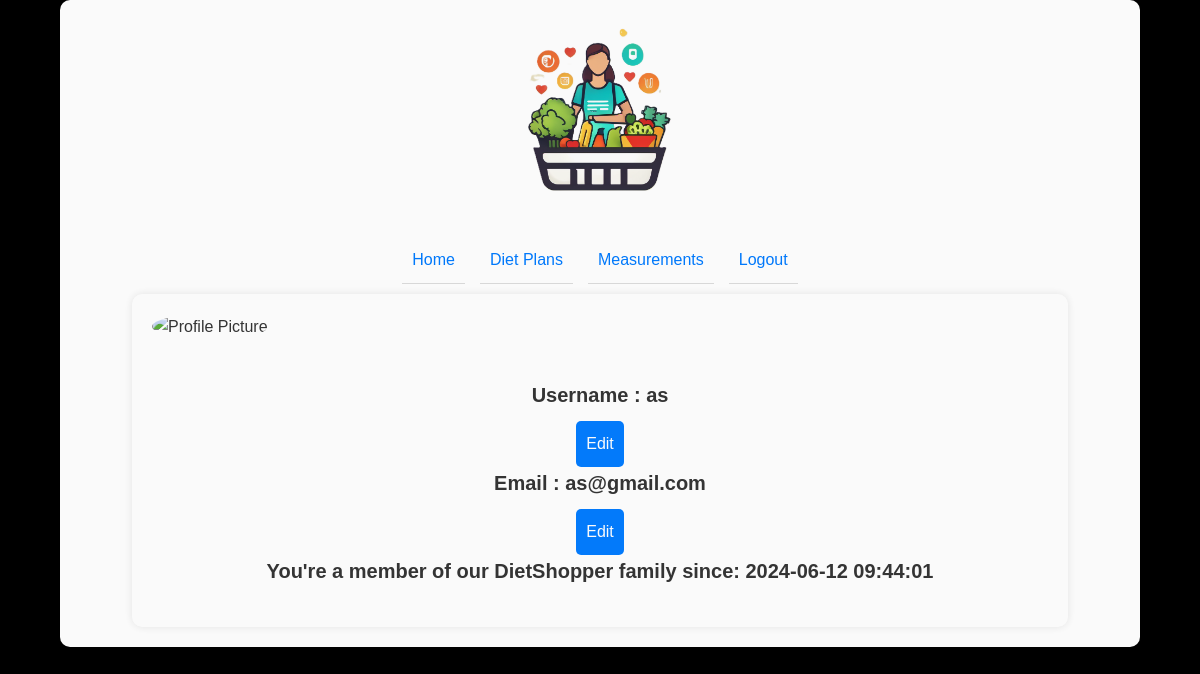
The page /my-profile (signed in) on the database its author committed.
### app/models.py (models this page shows)
class Users(db.Model):
    __tablename__ = 'Users'
    user_id = db.Column(db.Integer, primary_key=True)
    username = db.Column(db.String(80), unique=True, nullable=False)
    email = db.Column(db.String(255), unique=True, nullable=False)
    password = db.Column(db.String(120), nullable=False)
    created_at = db.Column(db.DateTime, default=func.now())

### app/routes.py (the view)
@main.route("/my-profile", methods=['GET'])
@login_required
def my_profile():
    userid = session["user_id"]
    current_user = Users.query.filter_by(user_id=userid).first()
    if current_user:
        return render_template("my_profile.html", username=current_user.username, email=current_user.email, created=current_user.created_at)
    else:
        flash("User not found", "error")
        return redirect(url_for('main.index'))

### app/helpers.py (called while the page is built)
def login_required(f):
    from functools import wraps
    @wraps(f)
    def decorated_function(*args, **kwargs):
        if 'user_id' not in session:
            return redirect(url_for('main.login', next=request.url))
        return f(*args, **kwargs)
    return decorated_function

### app/templates/my_profile.html (shortened to what this page needs)
{% extends "base.html" %}
{% block content %}
    <div class="container">
        <div class="profile-header">
            <img src="{{ url_for('static', filename='profile_picture.jpg') }}" alt="Profile Picture">
        </div>
        <div class="profile-details">
            {% if username %}
                <h4> Username : {{ username }}</h4>
                <a href="{{ url_for('main.edit_profile', field='username') }}" class="edit-btn">Edit</a>
            {% endif %}
            {% if email %}
                <h4> Email : {{ email }}</h4>
                <a href="{{ url_for('main.edit_profile', field='email') }}" class="edit-btn">Edit</a>
            {% endif %}
            {% if created %}
                <h4>You're a member of our DietShopper family since: {{ created }}</h4>
            {% endif %}
        </div>
    </div>
{% endblock %}

### app/static/styles.css (style rules this page uses)
* { margin: 0; padding: 0; box-sizing: border-box; }
:root { --primary-color: #007bff; --secondary-color: #333; --bg-color: #000; --container-bg-color: #fff; --heading-color: #333; --link-hover-color: #0056b3; --success-bg: #d4edda; --success-text: #155724; --error-bg: #f8d7da; --error-text: #721c24; --padding: 20px; }
html, body { font-family: Arial, sans-serif; line-height: 1.6; background-color: var(--bg-color); color: var(--secondary-color); background-image: url('/static/background.jpg'); background-size: cover; background-repeat: no-repeat; background-position: center; }
h1, h2, h3, h4, h5, h6 { color: var(--heading-color); margin-bottom: 15px; }
h4 { font-size: 1.25em; margin-bottom: 10px;text-align: center; }
a { color: var(--primary-color); text-decoration: none; }
.container { width: 90%; max-width: 1200px; margin: 0 auto; padding: var(--padding); background-color: var(--container-bg-color); border-radius: 10px; box-shadow: 0 0 10px rgba(0, 0, 0, 0.1); opacity: 0.98; }
.profile-header img { border-radius: 50%; width: 150px; height: 150px; margin-bottom: 20px; }
.profile-details { margin-top: 20px; margin-bottom: 20px; text-align: center; }
.edit-btn { display: inline-block; width: flex; padding: 10px; background-color: var(--primary-color); color: #fff; border: none; border-radius: 5px; cursor: pointer; }

### rows shown on the page
Users: username "as", email "as@gmail.com", created_at "2024-06-12 09:44:01"
